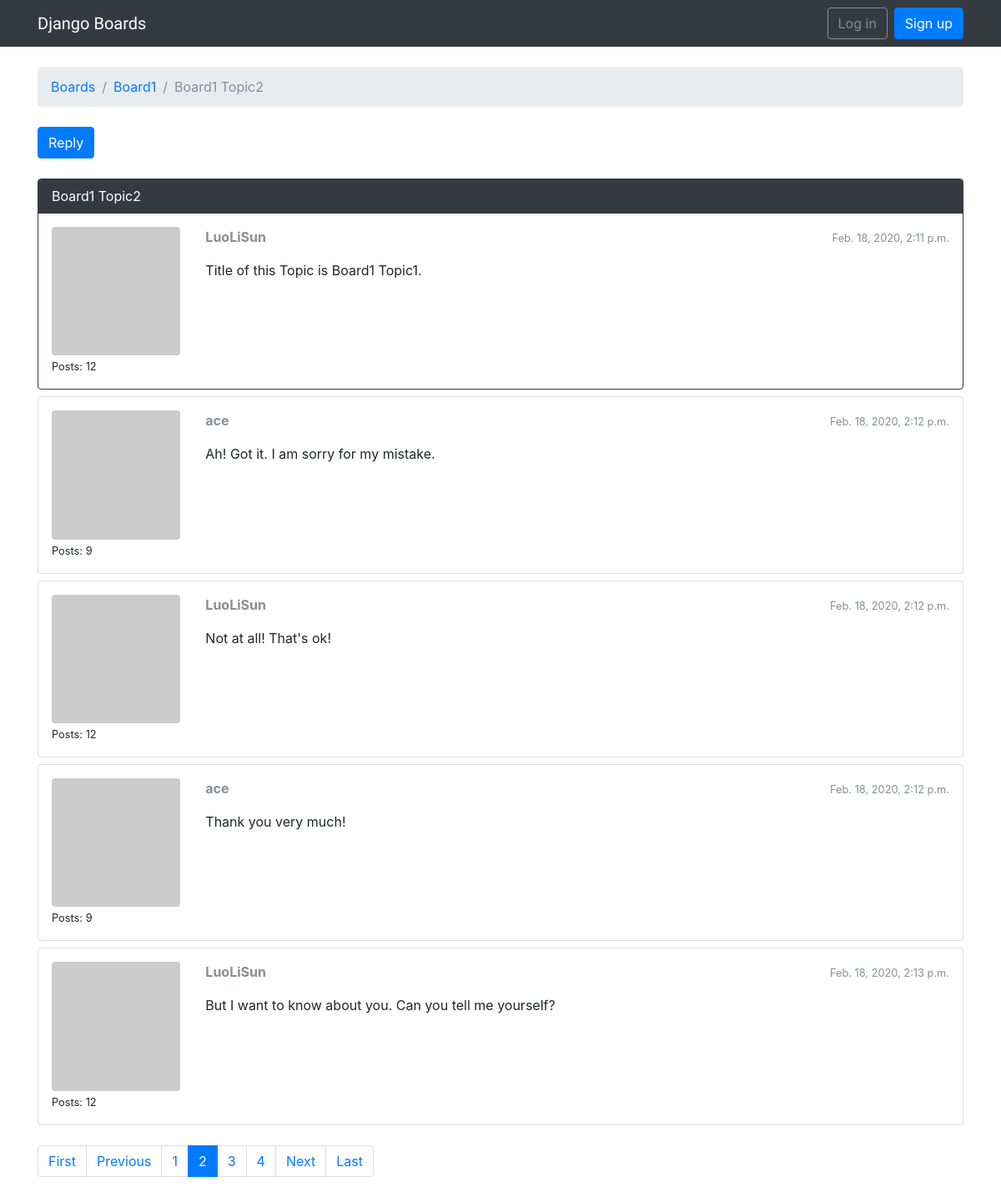
/boards/1/topics/2/?page=2, run on the app's committed database.
### boards/models.py (models this page shows, shortened)
class Topic(models.Model):
    subject = models.CharField(max_length=255)
    last_updated = models.DateTimeField(auto_now_add=True)
    board = models.ForeignKey(Board, related_name='topics', on_delete=models.PROTECT)
    starter = models.ForeignKey(User, related_name='topics', on_delete=models.PROTECT)
    views = models.PositiveIntegerField(default=0)

class Board(models.Model):
    name = models.CharField(max_length=30, unique=True)
    description = models.CharField(max_length=100)

class Post(models.Model):
    message = models.TextField(max_length=4000)
    topic = models.ForeignKey(Topic, related_name='posts', on_delete=models.PROTECT)
    created_at = models.DateTimeField(auto_now_add=True)
    updated_at = models.DateTimeField(null=True)
    created_by = models.ForeignKey(User, related_name='posts', on_delete=models.PROTECT)
    updated_by = models.ForeignKey(User, null=True, related_name='+', on_delete=models.PROTECT)
    def get_message_as_markdown(self):
        return mark_safe(markdown(self.message, safe_mode='escape'))

### boards/views.py (the view)
# urls.py: url(r'^boards/(?P<pk>\d+)/topics/(?P<topic_pk>\d+)/$', views.PostListView.as_view(), name='topic_posts'),
class PostListView(ListView):
    model = Post
    context_object_name = 'posts'
    template_name = 'topic_posts.html'
    paginate_by = 5
    def get_context_data(self, **kwargs):
        session_key = 'viewed_topic_{}'.format(self.topic.pk)
        if not self.request.session.get(session_key, False):
            self.topic.views += 1
            self.topic.save()
            self.request.session[session_key] = True
        kwargs['topic'] = self.topic
        return super().get_context_data(**kwargs)
    def get_queryset(self):
        self.topic = get_object_or_404(Topic, board__pk=self.kwargs.get('pk'), pk=self.kwargs.get('topic_pk'))
        queryset = self.topic.posts.order_by('created_at')
        return queryset

### boards/templatetags/gravatar.py (called while the page is built)
@register.filter
def gravatar(user):
    email = user.email.lower().encode('utf-8')
    default = 'mm'
    size = 256
    url = 'https://www.gravatar.com/avatar/{md5}?{params}'.format(
        md5=hashlib.md5(email).hexdigest(),
        params=urlencode({'d': default, 's': str(size)})
    )
    return url

### templates/topic_posts.html (shortened to what this page needs)
{% extends 'base.html' %}
{% load gravatar %}
{% block breadcrumb %}
  <li class="breadcrumb-item"><a href="{% url 'home' %}">Boards</a></li>
  <li class="breadcrumb-item"><a href="{% url 'board_topics' topic.board.pk %}">{{ topic.board.name }}</a></li>
  <li class="breadcrumb-item active">{{ topic.subject }}</li>
{% endblock %}
{% block content %}
  <div class="mb-4">
    <a href="{% url 'reply_topic' topic.board.pk topic.pk %}" class="btn btn-primary" role="button">Reply</a>
  </div>
  {% for post in posts %}
    <div id="{{ post.pk }}" class="card {% if forloop.last %}mb-4{% else %}mb-2{% endif %} {% if forloop.first %}border-dark{% endif %}">
      {% if forloop.first %}
        <div class="card-header text-white bg-dark py-2 px-3">{{ topic.subject }}</div>
      {% endif %}
      <div class="card-body p-3">
        <div class="row">
          <div class="col-2">
            <img src="{{ post.created_by|gravatar }}" alt="{{ post.created_by.username }}" class="w-100 rounded">
            <small>Posts: {{ post.created_by.posts.count }}</small>
          </div>
          <div class="col-10">
            <div class="row mb-3">
              <div class="col-6">
                <strong class="text-muted">{{ post.created_by.username }}</strong>
              </div>
              <div class="col-6 text-right">
                <small class="text-muted">{{ post.created_at }}</small>
              </div>
            </div>
            {{ post.get_message_as_markdown }}
          </div>
        </div>
      </div>
    </div>
  {% endfor %}
  {% include 'includes/pagination.html' %}
{% endblock %}

### data on the page
Topic: board.name "Board1", subject "Board1 Topic2"
Post: created_by.posts.count "12", created_by.username "LuoLiSun", created_at "Feb. 18, 2020, 2:11 p.m.", get_message_as_markdown "Title of this Topic is Board1 Topic1."
Post: created_by.posts.count "9", created_by.username "ace", created_at "Feb. 18, 2020, 2:12 p.m.", get_message_as_markdown "Ah! Got it. I am sorry for my mistake."
Post: created_by.posts.count "12", created_by.username "LuoLiSun", created_at "Feb. 18, 2020, 2:12 p.m.", get_message_as_markdown "Not at all! That's ok!"
Post: created_by.posts.count "9", created_by.username "ace", created_at "Feb. 18, 2020, 2:12 p.m.", get_message_as_markdown "Thank you very much!"
Post: created_by.posts.count "12", created_by.username "LuoLiSun", created_at "Feb. 18, 2020, 2:13 p.m.", get_message_as_markdown "But I want to know about you. Can you tell me yourself?"

### other printed values
{{ page_num }} "1" "3" "4"
{{ page_num }} "2"
